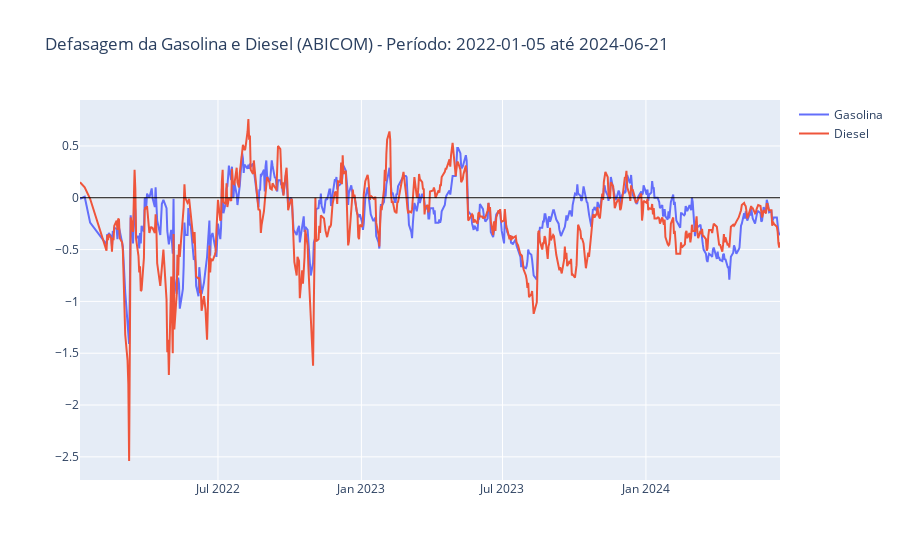

Notebook code for this chart:
### Code cell
# Plotando a defasagem dos combustíveis
fig = go.Figure()

fig.add_trace(go.Scatter(
    x=df_abicom_ocr.index,
    y=df_abicom_ocr['gasolina'],
    name='Gasolina'
))

fig.add_trace(go.Scatter(
    x=df_abicom_ocr.index,
    y=df_abicom_ocr['diesel'],
    name='Diesel'
))

fig.add_hline(y=0, line_color='black', line_width=1)

# Primeira data e última data
first_date = df_abicom_ocr.index[0].strftime('%Y-%m-%d')
last_date = df_abicom_ocr.index[-1].strftime('%Y-%m-%d')

fig.update_layout(title=f'Defasagem da Gasolina e Diesel (ABICOM) - Período: {first_date} até {last_date}')
fig.show()

### Figure 1 — Plotly figure (JSON) as saved in the notebook; plotly's stock layout.template omitted (floating-point values rounded to 4 significant figures; data arrays with more than 128 entries replaced by an {"elided": "..."} marker saying what was removed)
{"data": [{"name": "Gasolina", "type": "scatter", "x": {"elided": "577 str values"}, "y": {"elided": "577 float values"}}, {"name": "Diesel", "type": "scatter", "x": {"elided": "577 str values"}, "y": {"elided": "577 float values"}}], "layout": {"shapes": [{"line": {"color": "black", "width": 1}, "type": "line", "x0": 0, "x1": 1, "xref": "x domain", "y0": 0, "y1": 0, "yref": "y"}], "title": {"text": "Defasagem da Gasolina e Diesel (ABICOM) - Período: 2022-01-05 até 2024-06-21"}}}
